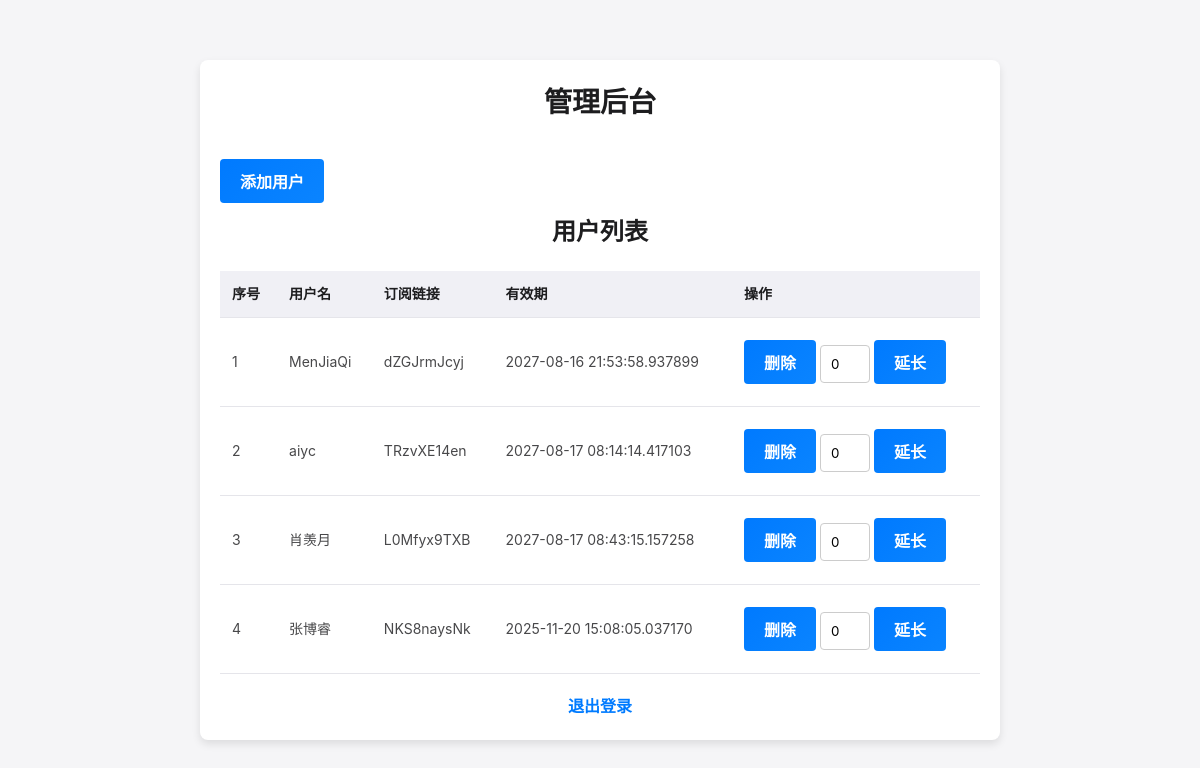
Before: /admin (signed in) with the older database file.
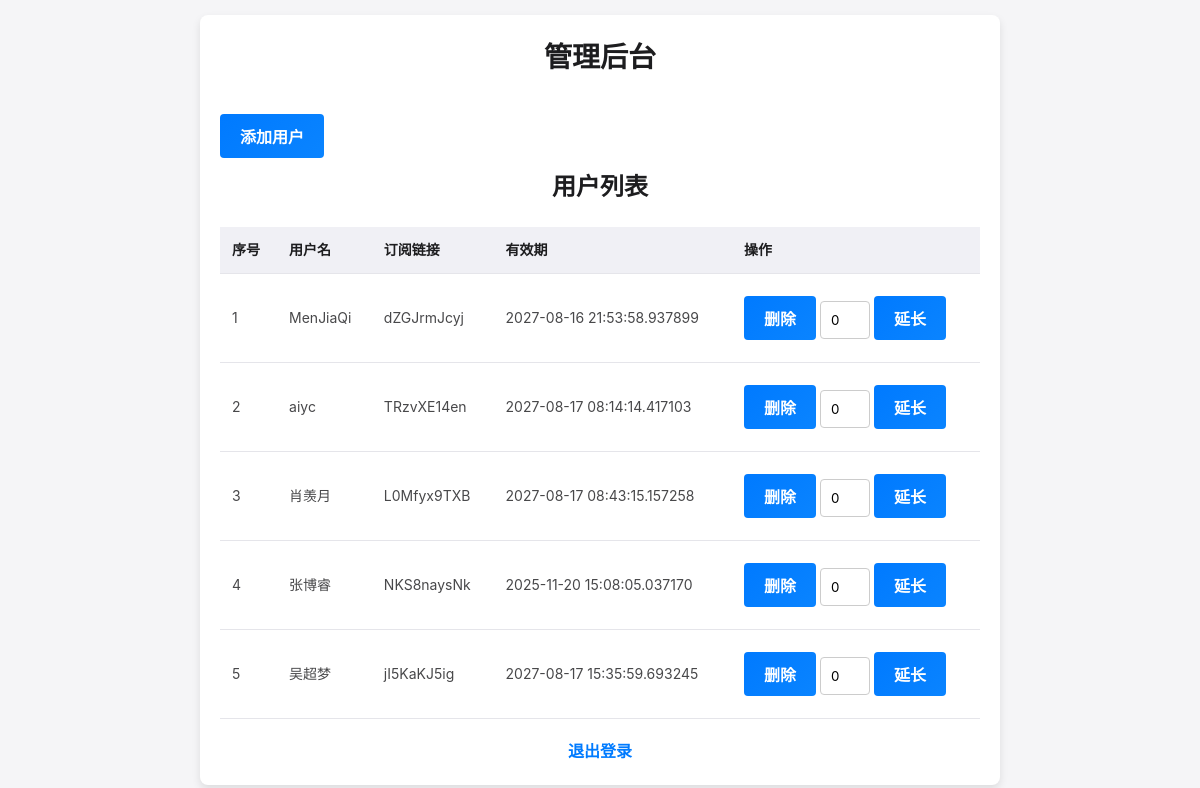
After: the same page with the newer database file.
### app.py (models this page shows, shortened)
class User(db.Model):
    id = db.Column(db.Integer, primary_key=True)
    username = db.Column(db.String(150), nullable=False, unique=True)
    password = db.Column(db.String(150), nullable=False)
    expiration_date = db.Column(db.DateTime, nullable=True)
    subscription_link = db.Column(db.String(200), nullable=True, unique=True)

### app.py (the view, shortened to what this page needs)
@app.route('/admin', methods=['GET', 'POST'])
@admin_login_required
def admin():
    users = User.query.all()
    return render_template('admin.html', users=enumerate(users, start=1))

### app.py (called while the page is built)
def admin_login_required(f):
    @wraps(f)
    def decorated_function(*args, **kwargs):
        if 'admin_logged_in' not in session:
            flash("请先登录", "danger")
            return redirect(url_for('login'))
        return f(*args, **kwargs)
    return decorated_function

### templates/admin.html (shortened to what this page needs)
<!DOCTYPE html>
<html lang="en">
<head>
    <link rel="stylesheet" href="{{ url_for('static', filename='base.css') }}">
    <link rel="stylesheet" href="{{ url_for('static', filename='admin.css') }}">
</head>
<body>
<div class="container">
    <h1>管理后台</h1>
    <button id="addUserButton" class="btn">添加用户</button>
    <h2>用户列表</h2>
    <div class="table-container">
        <table>
            <thead>
            <tr>
                <th>序号</th>
                <th>用户名</th>
                <th>订阅链接</th>
                <th>有效期</th>
                <th>操作</th>
            </tr>
            </thead>
            <tbody>
            {% for index, user in users %}
                <tr>
                    <td>{{ index }}</td>
                    <td>{{ user.username }}</td>
                    <td>{{ user.subscription_link }}</td>
                    <td>{{ user.expiration_date }}</td>
                    <td>
                        <form method="post" style="display: inline;">
                            <button type="submit">删除</button>
                        </form>
                        <form method="post" style="display: inline;">
                            <input type="number" name="additional_days" value="0" style="width: 50px;">
                            <button type="submit">延长</button>
                        </form>
                    </td>
                </tr>
            {% endfor %}
            </tbody>
        </table>
    </div>
    <a href="{{ url_for('logout') }}" class="logout">退出登录</a>
</div>
</body>
</html>

### static/base.css (style rules this page uses)
* { margin: 0; padding: 0; box-sizing: border-box; font-family: -apple-system, BlinkMacSystemFont, "Segoe UI", Roboto, "Helvetica Neue", Arial, sans-serif; }
body { background-color: #f5f5f7; color: #333; display: flex; justify-content: center; align-items: center; min-height: 100vh; line-height: 1.6; }
.container { width: 100%; max-width: 800px; padding: 20px; background-color: #ffffff; border-radius: 16px; box-shadow: 0 4px 12px rgba(0, 0, 0, 0.1); }
h1 { font-size: 28px; margin-bottom: 24px; color: #1d1d1f; font-weight: 600; text-align: center; }
button { padding: 12px; border: none; border-radius: 8px; font-size: 16px; font-weight: 600; color: #fff; background: linear-gradient(135deg, #007aff, #0a84ff); cursor: pointer; transition: background 0.3s ease; margin: 8px 0; }

### static/admin.css (style rules this page uses)
body { font-family: Arial, sans-serif; background-color: #f5f5f7; color: #333; margin: 0; padding: 0; overflow-y: scroll; }
.container { max-width: 800px; margin: 0 auto; padding: 20px; background-color: #fff; border-radius: 8px; box-shadow: 0 4px 8px rgba(0, 0, 0, 0.1); position: relative; z-index: 1; }
h1, h2 { color: #1d1d1f; text-align: center; }
button { background-color: #007bff; color: #fff; border: none; padding: 10px 20px; margin: 10px 0; cursor: pointer; font-size: 16px; border-radius: 4px; transition: background-color 0.3s ease; }
.table-container { max-height: 600px; overflow-y: auto; margin-top: 20px; position: relative; }
table { width: 100%; border-collapse: collapse; font-size: 14px; }
thead th { position: sticky; top: 0; background-color: #f0f0f5; z-index: 1; }
tbody td { background-color: #fff; color: #48484a; }
th, td { padding: 12px; border-bottom: 1px solid #e5e5ea; text-align: left; }
th { font-weight: 600; color: #1d1d1f; }
input[type="text"], input[type="password"], input[type="number"] { width: 100%; padding: 10px; margin: 8px 0; border: 1px solid #ccc; border-radius: 4px; box-sizing: border-box; }
a.logout { display: block; text-align: center; color: #007bff; text-decoration: none; margin-top: 20px; font-weight: bold; }
html { height: 100%; }

Changed rows visible on the page:
added User: index "5", username "吴超梦", subscription_link "jI5KaKJ5ig", expiration_date "2027-08-17 15:35:59.693245"
